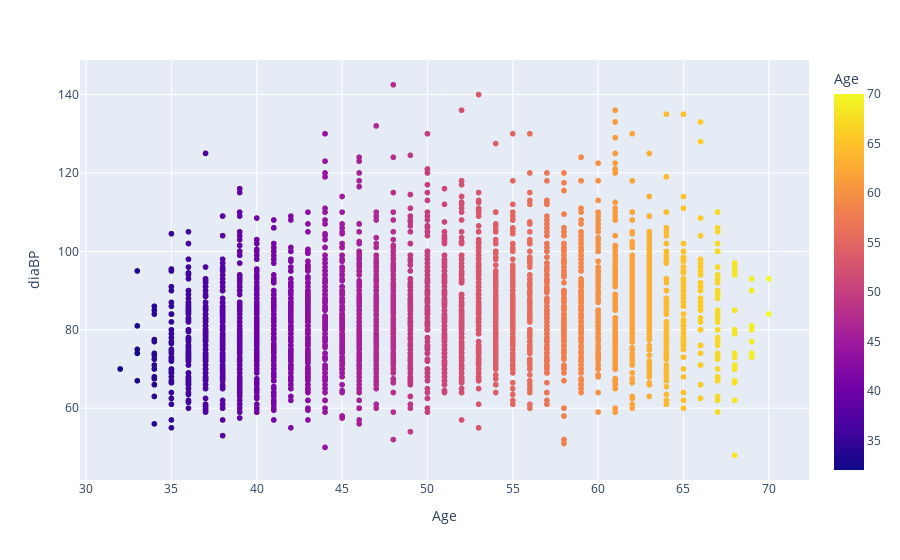

Source (notebook cell):
### Markdown cell above
# Patient have Diabetes Bloop Pressure measure by Age

### Code cell
import plotly.express as px
fig = px.scatter(HeartDatasets, x="Age", y="diaBP", color="Age")
fig.show()
# TenYearCHD

### Figure 1 — Plotly figure (JSON) as saved in the notebook; plotly's stock layout.template omitted (floating-point values rounded to 4 significant figures; data arrays with more than 128 entries replaced by an {"elided": "..."} marker saying what was removed)
{"data": [{"hovertemplate": "Age=%{marker.color}<br>diaBP=%{y}<extra></extra>", "legendgroup": "", "marker": {"color": {"elided": "4238 int values"}, "coloraxis": "coloraxis", "symbol": "circle"}, "mode": "markers", "name": "", "showlegend": false, "type": "scattergl", "x": {"elided": "4238 int values"}, "xaxis": "x", "y": {"elided": "4238 float values"}, "yaxis": "y"}], "layout": {"coloraxis": {"colorbar": {"title": {"text": "Age"}}, "colorscale": [[0, "#0d0887"], [0.1111, "#46039f"], [0.2222, "#7201a8"], [0.3333, "#9c179e"], [0.4444, "#bd3786"], [0.5556, "#d8576b"], [0.6667, "#ed7953"], [0.7778, "#fb9f3a"], [0.8889, "#fdca26"], [1, "#f0f921"]]}, "legend": {"tracegroupgap": 0}, "margin": {"t": 60}, "xaxis": {"anchor": "y", "domain": [0, 1], "title": {"text": "Age"}}, "yaxis": {"anchor": "x", "domain": [0, 1], "title": {"text": "diaBP"}}}}
